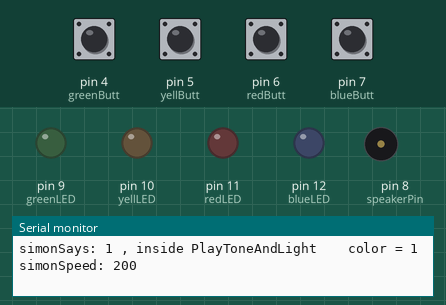
This sketch was run on a simulated Arduino Uno, built with avr-gcc and run on an emulated ATmega328P. Parts: output pins drawn as LEDs (lit = HIGH), buzzer (waves = sounding), the last lines printed to the serial monitor. Inputs (shaded band) come from the test bench; at power-on: pin 4 (greenButt), pin 5 (yellButt), pin 6 (redButt), pin 7 (blueButt) HIGH. Random numbers use the default seed unless the sketch sets one.

Above: at 2.5 s.
2.6 s: pin 4 (greenButt) pulled LOW for 0.15 s
At 3.2 s:
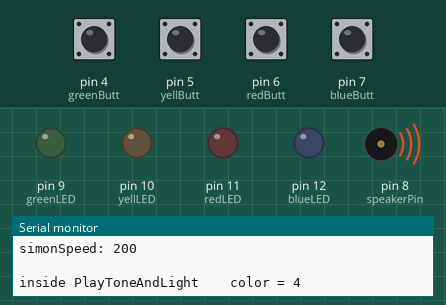
At 7.2 s:
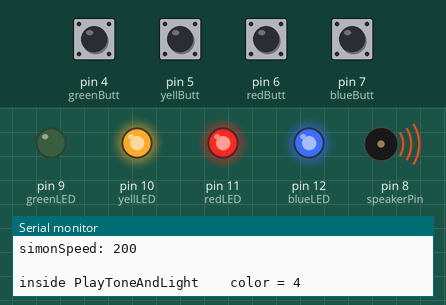
Timing chart, 0 to 13.3 s (numbered marks = the images above; inputs shaded):
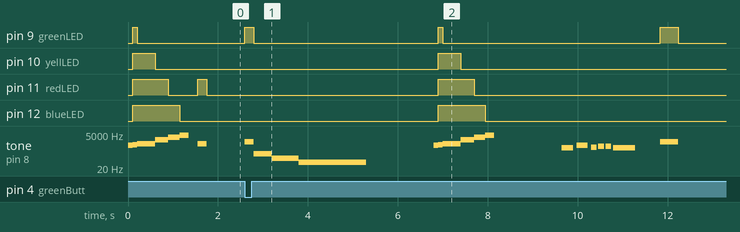

Measured:
- after the input at 2.6 s, pin 9 (greenLED): goes HIGH 0.20 s, LOW 4.1 s, HIGH 0.10 s, LOW 4.8 s, HIGH 0.40 s, then LOW, starting at once; pin 10 (yellLED): LOW → HIGH after 4.3 s, → LOW 0.50 s later
- by itself, tone on pin 8 (speakerPin): plays 800 Hz for 0.10 s, 850 Hz for 0.10 s, 1000 Hz for 0.40 s, 2000 Hz for 0.30 s, 3000 Hz for 0.25 s, 4000 Hz for 0.20 s … (7 notes in this stretch)

The sketch:

SimonSays_Franci.ino
```cpp
//SIMON-SAY-STYLE GAME Step 2, YURY G. OCT 2012
//This code adds the feature of Simon Saying Something, With Time/Speed Game Mechanic, LEDs, and Sound.
//PINS ARE NOW DECLARED

//Button Pins

#include "pitches.h"

 int CThree = NOTE_C6;
 int CFour = NOTE_D6;
 int CFive = NOTE_E6;
 int CSix = NOTE_F6;

int greenButt = 4; //  declare pins for buttons
int yellButt = 5;
int redButt = 6;
int blueButt = 7;


//LED Pins

int greenLED = 9; //  declare pins for LED's
int yellLED = 10;
int redLED = 11;
int blueLED = 12;


// Color Code we Use for R,Y,B,G and 1,2,3,4 repectfully
int redValue = 1;  //  declare values for colors for buttons
int yellValue = 2;
int blueValue = 3;
int greenValue = 4;

int speakerPin = 8 ;  //declare your speaker pin

int userSays = 0;  //value to hold User Input
int userStep = 0;   //  user step counter


boolean simonDone;
int simonSays[99] ={};
int nextStep = 0 ;

int simonSpeed = 200;


void setup()
{
   Serial.begin(9600);
  pinMode(redLED, OUTPUT);   //Set Pin Mode
  pinMode(yellLED, OUTPUT);
  pinMode(blueLED, OUTPUT);
  pinMode(greenLED, OUTPUT);
  pinMode(speakerPin, OUTPUT);    // set speaker to output


  pinMode(redButt, INPUT_PULLUP);  //set pull-up resistors on Buttons, So closing the switch will bring Pin to Ground.
  pinMode (yellButt,INPUT_PULLUP);
  pinMode (blueButt,INPUT_PULLUP);
  pinMode (greenButt,INPUT_PULLUP);


  randomSeed(analogRead(0));
  restartSeq();

}

void loop ()
{


  if (simonDone == false)
  {
    simonSays[nextStep] = random(1,5) ;

    Serial.print("nextStep: " );
    Serial.println(nextStep);
    Serial.print("simonSays: ");

    for (int i =0; i <= nextStep ; i++)
    {
      Serial.print(simonSays[i]);
      Serial.print(" , ");
      delay(simonSpeed);      // controls speed that simonSays something

      playToneAndLight(simonSays[i]);

  }

    simonSpeed= (simonSpeed - (nextStep*5));  //  This seeds up Simon on each turn by forumla (500-(nextStep*5).
                                            //  Change the multiplier (5 in this case) to make game faster or slower
                                            //  The multiplier is MAJOR factor in how hard the game is.
                                           //   This sets Simon's TOP SPEED. Also important in making game interesting yet winable.
    simonSpeed = max(simonSpeed, 200);   //this maxes out simon speed at 200 ms
    simonDone = true;

    Serial.print("simonSpeed: " );    // Show how the new time feature works
    Serial.println(simonSpeed);         // Show how the new time feature works
    Serial.println(" ");

    nextStep++;    //  add one more step to simon's sequence
    userStep = 0;  // make the user step from the first step

  }


  if (simonDone == true)
  {
     // listen for user input


    if (userStep < nextStep)
      {

            if(digitalRead(redButt) == LOW)  //redButt was pressed
               {
                       userSays = redValue;
                               if(userSays == simonSays[userStep])
                                     {
                                         playToneAndLight(redValue);
                                         userStep++;

                                     }
                               else
                                 {
                                 playToneAndLight(redValue);
                                 youLose();
                                 }


               }

           if(digitalRead(yellButt) == LOW)
               {

                       userSays = yellValue;
                               if(userSays == simonSays[userStep])
                                     {
                                         playToneAndLight(yellValue);
                                         userStep++;
                                     }

                                else
                                 {
                                 playToneAndLight(yellValue);
                                 youLose();
                                 }
               }


           if(digitalRead(blueButt) == LOW)
               {

                       userSays = blueValue;
                               if(userSays == simonSays[userStep])
                                     {
                                         playToneAndLight(blueValue);
                                         userStep++;
                                     }
                                else
                                 {
                                 playToneAndLight(blueValue);
                                 youLose();
                                 }
               }


           if(digitalRead(greenButt) == LOW)
               {

                       userSays = greenValue;
                               if(userSays == simonSays[userStep])
                                     {
                                         playToneAndLight(greenValue);
                                         userStep++;
                                     }
                               else
                                 {
                                 playToneAndLight(greenValue);
                                 youLose();
                                 }
               }


      }


     if (userStep >= nextStep)
          {
            simonDone = false;  // user completed successfully, give simon the next turn
            correctSound() ;
          }

  }
}
```

correctSound.ino
```cpp
 #include "pitches.h"

// notes in the melody:
int melody[] = {
  NOTE_C5, NOTE_G5, NOTE_D5, NOTE_F5, NOTE_E5, NOTE_C5};

// note durations: 4 = quarter note, 8 = eighth note, etc.:
int noteDurations[] = {
  4, 4, 8, 8, 8, 2};

void correctSound() {
  // iterate over the notes of the melody:
  for (int thisNote = 0; thisNote < 6; thisNote++) {

    // to calculate the note duration, take one second
    // divided by the note type.
    //e.g. quarter note = 1000 / 4, eighth note = 1000/8, etc.
    int noteDuration = 1000/noteDurations[thisNote];
    tone(8, melody[thisNote],noteDuration);

    // to distinguish the notes, set a minimum time between them.
    // the note's duration + 30% seems to work well:
    int pauseBetweenNotes = noteDuration * 1.30;
    delay(pauseBetweenNotes);
    // stop the tone playing:
    noTone(8);
  }
}
```

pitches.h
```cpp
/*************************************************
 * Public Constants
 *************************************************/

#define NOTE_B0  31
#define NOTE_C1  33
#define NOTE_CS1 35
#define NOTE_D1  37
#define NOTE_DS1 39
#define NOTE_E1  41
#define NOTE_F1  44
#define NOTE_FS1 46
#define NOTE_G1  49
#define NOTE_GS1 52
#define NOTE_A1  55
#define NOTE_AS1 58
#define NOTE_B1  62
#define NOTE_C2  65
#define NOTE_CS2 69
#define NOTE_D2  73
#define NOTE_DS2 78
#define NOTE_E2  82
#define NOTE_F2  87
#define NOTE_FS2 93
#define NOTE_G2  98
#define NOTE_GS2 104
#define NOTE_A2  110
#define NOTE_AS2 117
#define NOTE_B2  123
#define NOTE_C3  131
#define NOTE_CS3 139
#define NOTE_D3  147
#define NOTE_DS3 156
#define NOTE_E3  165
#define NOTE_F3  175
#define NOTE_FS3 185
#define NOTE_G3  196
#define NOTE_GS3 208
#define NOTE_A3  220
#define NOTE_AS3 233
#define NOTE_B3  247
#define NOTE_C4  262
#define NOTE_CS4 277
#define NOTE_D4  294
#define NOTE_DS4 311
#define NOTE_E4  330
#define NOTE_F4  349
#define NOTE_FS4 370
#define NOTE_G4  392
#define NOTE_GS4 415
#define NOTE_A4  440
#define NOTE_AS4 466
#define NOTE_B4  494
#define NOTE_C5  523
#define NOTE_CS5 554
#define NOTE_D5  587
#define NOTE_DS5 622
#define NOTE_E5  659
#define NOTE_F5  698
#define NOTE_FS5 740
#define NOTE_G5  784
#define NOTE_GS5 831
#define NOTE_A5  880
#define NOTE_AS5 932
#define NOTE_B5  988
#define NOTE_C6  1047
#define NOTE_CS6 1109
#define NOTE_D6  1175
#define NOTE_DS6 1245
#define NOTE_E6  1319
#define NOTE_F6  1397
#define NOTE_FS6 1480
#define NOTE_G6  1568
#define NOTE_GS6 1661
#define NOTE_A6  1760
#define NOTE_AS6 1865
#define NOTE_B6  1976
#define NOTE_C7  2093
#define NOTE_CS7 2217
#define NOTE_D7  2349
#define NOTE_DS7 2489
#define NOTE_E7  2637
#define NOTE_F7  2794
#define NOTE_FS7 2960
#define NOTE_G7  3136
#define NOTE_GS7 3322
#define NOTE_A7  3520
#define NOTE_AS7 3729
#define NOTE_B7  3951
#define NOTE_C8  4186
#define NOTE_CS8 4435
#define NOTE_D8  4699
#define NOTE_DS8 4978
```

playToneAndLight.ino
```cpp
  void playToneAndLight(int color)


    {

      Serial.print("inside PlayToneAndLight ");
      Serial.print("   color = ");
      Serial.println( color );


      if(color == 1)   // 1 = Red
        {
          digitalWrite( redLED,HIGH);
          tone(speakerPin,CThree);
          delay(simonSpeed);
          digitalWrite( redLED,LOW);
          noTone(speakerPin);
        }

      if(color == 2)
        {
          digitalWrite( yellLED,HIGH);
          tone(speakerPin,CFour);
          delay(simonSpeed);
          digitalWrite( yellLED,LOW);
          noTone(speakerPin);
        }

      if(color == 3)
        {
          digitalWrite( blueLED,HIGH);
          tone(speakerPin,CFive);
          delay(simonSpeed);
          digitalWrite( blueLED,LOW);
          noTone(speakerPin);
        }

      if(color == 4)
        {
          digitalWrite( greenLED,HIGH);
          tone(speakerPin,CSix);
          delay(simonSpeed);
          digitalWrite( greenLED,LOW);
          noTone(speakerPin);
        }
    }
```

youLose.ino
```cpp
void youLose(){

        // Play a Shameful Sound
        tone(speakerPin,200);
        delay(400);
        tone(speakerPin,100);
        delay(600);
        tone(speakerPin,50);
        delay(1500);

        noTone(speakerPin);

        //  Reset Program To Start Fresh
        nextStep = 0;
        userStep = 0;
        simonSpeed = 400;
        simonDone = false;

          delay(1500);
        restartSeq();

        delay(1500);

  }


void restartSeq(){

    tone(speakerPin,800);
    delay(100);
    digitalWrite(redLED,HIGH);
    digitalWrite(yellLED,HIGH);
    digitalWrite(blueLED,HIGH);
    digitalWrite(greenLED,HIGH);
    tone(speakerPin,850);
    delay(100);

    digitalWrite(greenLED,LOW);
    tone(speakerPin,1000);
    delay(400);

    digitalWrite(yellLED,LOW);
    tone(speakerPin,2000);
    delay(300);


    digitalWrite(redLED,LOW);
    tone(speakerPin,3000);
    delay(250);

    digitalWrite(blueLED,LOW);
    tone(speakerPin,4000);
    delay(200);

    noTone(speakerPin);

    }
```
